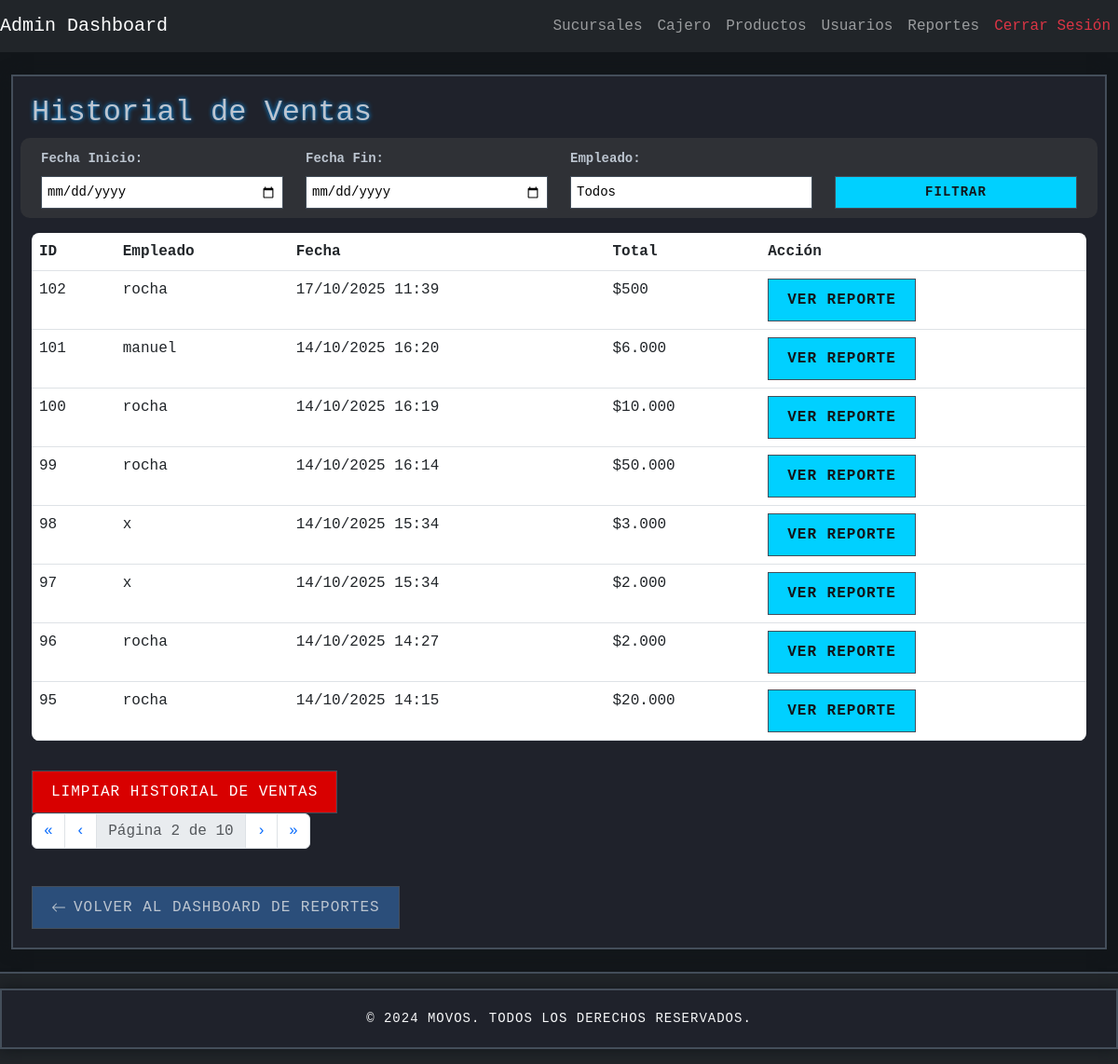
/reports/sales/history/?page=2 (signed in), run on the app's committed database.
### cashier/models.py (models this page shows, shortened)
class Venta(models.Model):
    empleado = models.ForeignKey(settings.AUTH_USER_MODEL, on_delete=models.CASCADE)
    sucursal = models.ForeignKey(Sucursal, on_delete=models.CASCADE, related_name='ventas', blank=True, null=True)
    caja = models.ForeignKey('AperturaCierreCaja', on_delete=models.SET_NULL, related_name='ventas', blank=True, null=True)
    fecha = models.DateTimeField(auto_now_add=True)
    total = models.DecimalField(max_digits=10, decimal_places=2)
    tipo_venta = models.CharField(
        max_length=20,
        choices=[('boleta', 'Boleta Electrónica'), ('factura', 'Factura Electrónica')],
        default='boleta'
    )
    forma_pago = models.CharField(
        max_length=20,
        choices=[
            ('efectivo', 'Efectivo'),
            ('debito', 'Tarjeta de Débito'),
            ('credito', 'Tarjeta de Crédito'),
            ('transferencia', 'Transferencia')
        ],
        default='efectivo'
    )
    cliente_paga = models.DecimalField(max_digits=10, decimal_places=2, default=0.00)
    vuelto_entregado = models.DecimalField(max_digits=10, decimal_places=2, default=0.00)
    numero_transaccion = models.CharField(
        max_length=100,
        null=True,
        blank=True,
        verbose_name="Número de Transacción"
    )
    banco = models.CharField(
        max_length=100,
        null=True,
        blank=True,
        verbose_name="Banco"
    )

### auth_app/models.py (models this page shows, shortened)
class User(AbstractUser):
    is_admin = models.BooleanField(default=False)
    is_employee = models.BooleanField(default=True)
    sucursales_autorizadas = models.ManyToManyField(
        Sucursal,
        blank=True,
        related_name='usuarios_autorizados',
        help_text="Sucursales en las que el usuario puede abrir cajas (solo para usuarios no administradores)."
    )

### reports/views.py (the view, shortened to what this page needs)
# urls.py: path('sales/history/', views.sales_history, name='sales_history'),
@login_required
@user_passes_test(_is_admin, login_url='cashier_dashboard')
def sales_history(request):
    fecha_inicio = request.GET.get('fecha_inicio')
    fecha_fin = request.GET.get('fecha_fin')
    empleado_id = request.GET.get('empleado')
    page = request.GET.get('page', 1)
    ventas = Venta.objects.all().order_by('-fecha')
    if fecha_inicio:
        try:
            fecha_inicio_obj = timezone.make_aware(datetime.datetime.strptime(fecha_inicio, '%Y-%m-%d'))
            ventas = ventas.filter(fecha__gte=fecha_inicio_obj)
        except ValueError:
            ventas = Venta.objects.none()
    if empleado_id:
        try:
            empleado_id = int(empleado_id)
            ventas = ventas.filter(empleado_id=empleado_id)
        except ValueError:
            ventas = Venta.objects.none()
    paginator = Paginator(ventas, 8)
    sales_page = paginator.get_page(page)
    for sale in sales_page:
        sale.display_total = "$" + format_clp(sale.total)
    empleados = User.objects.all()
    return render(request, 'reports/sales_history.html', {
        'sales': sales_page,
        'fecha_inicio': fecha_inicio,
        'fecha_fin': fecha_fin,
        'empleado_id': empleado_id if empleado_id else None,
        'empleados': empleados,
    })

### reports/views.py (called while the page is built)
def format_clp(value):
    try:
        return "{:,.0f}".format(float(value)).replace(",", ".")
    except Exception:
        return value

def _is_admin(user):
    return user.is_authenticated and (user.is_staff or user.is_superuser)

### reports/templates/reports/sales_history.html (shortened to what this page needs)
{% extends 'base.html' %}
{% load static %}
{% block extra_styles %}
<link rel="stylesheet" href="{% static 'css/reports.css' %}">
{% endblock %}
{% block content %}
<div class="container content-max">
    <h2>Historial de Ventas</h2>
    <form method="get" class="row align-items-end mb-3 filtros-container">
        <div class="col-md-3 col-6">
            <label for="fecha_inicio" class="form-label">Fecha Inicio:</label>
            <input type="date" id="fecha_inicio" name="fecha_inicio" class="form-control" value="{{ fecha_inicio|date:'Y-m-d' }}">
        </div>
        <div class="col-md-3 col-6">
            <label for="fecha_fin" class="form-label">Fecha Fin:</label>
            <input type="date" id="fecha_fin" name="fecha_fin" class="form-control" value="{{ fecha_fin|date:'Y-m-d' }}">
        </div>
        <div class="col-md-3 col-6">
            <label for="empleado" class="form-label">Empleado:</label>
            <select id="empleado" name="empleado" class="form-control">
                <option value="">Todos</option>
            </select>
        </div>
        <div class="col-md-3 col-6 d-flex justify-content-end">
            <button type="submit" class="btn btn-primary w-100">Filtrar</button>
        </div>
    </form>
    <div class="table-responsive">
    <table class="table" id="historial-ventas">
        <thead>
            <tr>
                <th>ID</th>
                <th>Empleado</th>
                <th>Fecha</th>
                <th>Total</th>
                <th>Acción</th>
            </tr>
        </thead>
        <tbody>
            {% for sale in sales %}
            <tr>
                <td>{{ sale.id }}</td>
                <td>{{ sale.empleado.username }}</td>
                <td>{{ sale.fecha|date:"d/m/Y H:i" }}</td>
                <td>{{ sale.display_total }}</td>
                <td>
                    <a href="{% url 'reports:sales_report' sale.id %}" class="btn btn-primary btn-sm">Ver Reporte</a>
                </td>
            </tr>
            {% empty %}
            <tr>
                <td colspan="5" class="text-center">No hay ventas registradas con los filtros seleccionados.</td>
            </tr>
            {% endfor %}
        </tbody>
    </table>
    </div>
    <div class="mt-3">
        <button id="limpiarVentasBtn" class="btn btn-danger">Limpiar Historial de Ventas</button>
    </div>
    <nav aria-label="Paginación">
        <ul class="pagination">
            {% if sales.has_previous %}
            <li class="page-item">
                <a class="page-link" href="?page=1#historial-ventas" aria-label="Primera">&laquo;</a>
            </li>
            <li class="page-item">
                <a class="page-link" href="?page={{ sales.previous_page_number }}#historial-ventas" aria-label="Anterior">&lsaquo;</a>
            </li>
            {% endif %}
            <li class="page-item disabled">
                <span class="page-link">Página {{ sales.number }} de {{ sales.paginator.num_pages }}</span>
            </li>
            {% if sales.has_next %}
            <li class="page-item">
                <a class="page-link" href="?page={{ sales.next_page_number }}#historial-ventas" aria-label="Siguiente">&rsaquo;</a>
            </li>
            <li class="page-item">
                <a class="page-link" href="?page={{ sales.paginator.num_pages }}#historial-ventas" aria-label="Última">&raquo;</a>
            </li>
            {% endif %}
        </ul>
    </nav>
    <br>
    {% url 'reports:report_dashboard' as back_href %}
    {% include 'partials/back_button.html' with href=back_href text='Volver al Dashboard de Reportes' %}
</div>
{% endblock %}

### static/css/styles.css (style rules this page uses)
* { margin: 0; padding: 0; box-sizing: border-box; }
:root { --starcraft-bg-dark: #12161A; --starcraft-bg-medium: #1F222B; --starcraft-bg-light: #2A3038; --starcraft-border: #444E5A; --starcraft-text: #BCC5D0; --starcraft-accent: #00D0FF; --starcraft-button: #2B4E7A; --starcraft-button-hover: #4F709E; --starcraft-glow: #0099FF; --starcraft-success: #35B400; --starcraft-danger: #D80000; }
body { font-family: 'Consolas', 'Courier New', monospace; background-color: var(--starcraft-bg-dark); color: var(--starcraft-text); display: flex; flex-direction: column; min-height: 100vh; }
.container { flex: 1; max-width: 1400px; padding: 20px; background-color: var(--starcraft-bg-medium); border: 2px solid var(--starcraft-border); border-radius: 0; box-shadow: 0 0 15px var(--starcraft-bg-dark); }
h2, h3 { text-shadow: 0 0 5px var(--starcraft-glow); }
button, .btn { background-color: var(--starcraft-button); color: var(--starcraft-text); border: 1px solid var(--starcraft-border); padding: 10px 20px; font-size: 16px; border-radius: 0; cursor: pointer; transition: all 0.3s ease; text-transform: uppercase; letter-spacing: 1px; }
.btn-primary { background-color: var(--starcraft-accent); color: var(--starcraft-bg-dark); font-weight: bold; }
.btn-danger { background-color: var(--starcraft-danger); color: white; }
.form-control { background-color: white; color: black; border: 1px solid var(--starcraft-border); padding: 8px 12px; border-radius: 0; transition: all 0.2s; }
.content-max { width: 100%; max-width: 1280px; margin-left: auto; margin-right: auto; }

### static/css/reports.css (style rules this page uses)
.filtros-container { padding: 10px; background-color: #2f3136; border-radius: 10px; }
.filtros-container .form-control, .filtros-container .btn { font-size: 14px; padding: 6px; }
.filtros-container label { font-size: 14px; font-weight: bold; }
table { border-radius: 8px; overflow: hidden; }

### data on the page
Venta: id "102", empleado.username "rocha", fecha "17/10/2025 11:39", display_total "$500"
Venta: id "101", empleado.username "manuel", fecha "14/10/2025 16:20", display_total "$6.000"
Venta: id "100", empleado.username "rocha", fecha "14/10/2025 16:19", display_total "$10.000"
Venta: id "99", empleado.username "rocha", fecha "14/10/2025 16:14", display_total "$50.000"
Venta: id "98", empleado.username "x", fecha "14/10/2025 15:34", display_total "$3.000"
Venta: id "97", empleado.username "x", fecha "14/10/2025 15:34", display_total "$2.000"
Venta: id "96", empleado.username "rocha", fecha "14/10/2025 14:27", display_total "$2.000"
Venta: id "95", empleado.username "rocha", fecha "14/10/2025 14:15", display_total "$20.000"

### other printed values
{{ sales.number }} "2"
{{ sales.paginator.num_pages }} "10"
{{ text|default:'Volver' }} "VOLVER AL DASHBOARD DE REPORTES"
